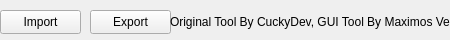
<?xml version="1.0" encoding="UTF-8"?>
<ui version="4.0">
 <class>IntToolGUI</class>
 <widget class="QMainWindow" name="IntToolGUI">
  <property name="geometry">
   <rect>
    <x>0</x>
    <y>0</y>
    <width>450</width>
    <height>40</height>
   </rect>
  </property>
  <property name="windowTitle">
   <string>IntToolGUI</string>
  </property>
  <widget class="QWidget" name="centralwidget">
   <widget class="QPushButton" name="ExportButton">
    <property name="geometry">
     <rect>
      <x>90</x>
      <y>10</y>
      <width>81</width>
      <height>24</height>
     </rect>
    </property>
    <property name="text">
     <string>Export</string>
    </property>
   </widget>
   <widget class="QPushButton" name="ImportButton">
    <property name="geometry">
     <rect>
      <x>0</x>
      <y>10</y>
      <width>81</width>
      <height>24</height>
     </rect>
    </property>
    <property name="text">
     <string>Import</string>
    </property>
   </widget>
   <widget class="QLabel" name="label">
    <property name="geometry">
     <rect>
      <x>170</x>
      <y>14</y>
      <width>281</width>
      <height>16</height>
     </rect>
    </property>
    <property name="text">
     <string>Original Tool By CuckyDev, GUI Tool By Maximos Ve</string>
    </property>
   </widget>
  </widget>
 </widget>
 <resources/>
 <connections/>
</ui>
